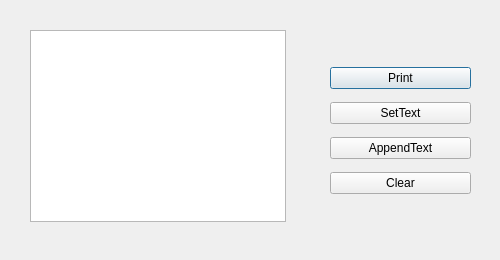
<?xml version="1.0" encoding="UTF-8"?>
<ui version="4.0">
 <class>Dialog</class>
 <widget class="QDialog" name="Dialog">
  <property name="enabled">
   <bool>true</bool>
  </property>
  <property name="geometry">
   <rect>
    <x>0</x>
    <y>0</y>
    <width>500</width>
    <height>260</height>
   </rect>
  </property>
  <property name="windowTitle">
   <string>Dialog</string>
  </property>
  <widget class="QWidget" name="verticalLayoutWidget">
   <property name="geometry">
    <rect>
     <x>330</x>
     <y>60</y>
     <width>141</width>
     <height>141</height>
    </rect>
   </property>
   <layout class="QVBoxLayout" name="verticalLayout">
    <item>
     <widget class="QPushButton" name="btnPrint">
      <property name="text">
       <string>Print</string>
      </property>
     </widget>
    </item>
    <item>
     <widget class="QPushButton" name="btnSetText">
      <property name="text">
       <string>SetText</string>
      </property>
     </widget>
    </item>
    <item>
     <widget class="QPushButton" name="btnAppendText">
      <property name="text">
       <string>AppendText</string>
      </property>
     </widget>
    </item>
    <item>
     <widget class="QPushButton" name="btnClear">
      <property name="text">
       <string>Clear</string>
      </property>
     </widget>
    </item>
   </layout>
  </widget>
  <widget class="QTextBrowser" name="textBrowser">
   <property name="geometry">
    <rect>
     <x>30</x>
     <y>30</y>
     <width>256</width>
     <height>192</height>
    </rect>
   </property>
  </widget>
 </widget>
 <resources/>
 <connections/>
</ui>
